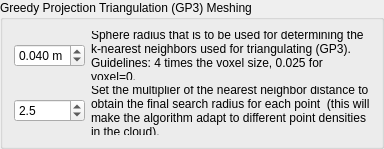
           <widget class="QGroupBox" name="groupBox_gp3">
            <property name="title">
             <string>Greedy Projection Triangulation (GP3) Meshing</string>
            </property>
            <property name="checkable">
             <bool>false</bool>
            </property>
            <property name="checked">
             <bool>false</bool>
            </property>
            <layout class="QGridLayout" name="gridLayout_4" columnstretch="0,1">
             <item row="2" column="1">
              <widget class="QLabel" name="label_169">
               <property name="text">
                <string>Set the multiplier of the nearest neighbor distance to obtain the final search radius for each point  (this will make the algorithm adapt to different point densities in the cloud).</string>
               </property>
               <property name="wordWrap">
                <bool>true</bool>
               </property>
              </widget>
             </item>
             <item row="1" column="0">
              <widget class="QDoubleSpinBox" name="doubleSpinBox_gp3Radius">
               <property name="suffix">
                <string> m</string>
               </property>
               <property name="decimals">
                <number>3</number>
               </property>
               <property name="maximum">
                <double>1.000000000000000</double>
               </property>
               <property name="singleStep">
                <double>0.010000000000000</double>
               </property>
               <property name="value">
                <double>0.040000000000000</double>
               </property>
              </widget>
             </item>
             <item row="1" column="1">
              <widget class="QLabel" name="label_168">
               <property name="text">
                <string>Sphere radius that is to be used for determining the k-nearest neighbors used for triangulating (GP3). 
Guidelines: 4 times the voxel size, 0.025 for voxel=0.</string>
               </property>
               <property name="wordWrap">
                <bool>true</bool>
               </property>
              </widget>
             </item>
             <item row="2" column="0">
              <widget class="QDoubleSpinBox" name="doubleSpinBox_gp3Mu">
               <property name="decimals">
                <number>1</number>
               </property>
               <property name="minimum">
                <double>0.100000000000000</double>
               </property>
               <property name="maximum">
                <double>100.000000000000000</double>
               </property>
               <property name="singleStep">
                <double>1.000000000000000</double>
               </property>
               <property name="value">
                <double>2.500000000000000</double>
               </property>
              </widget>
             </item>
            </layout>
           </widget>
